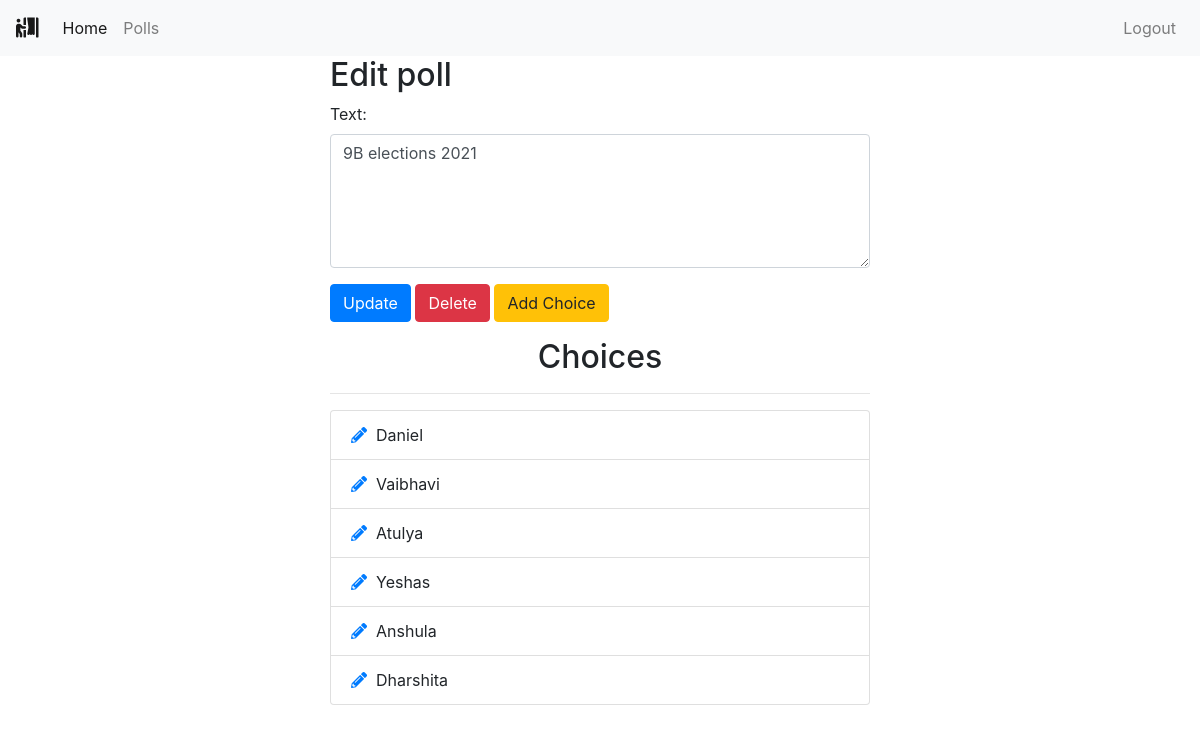
The app's page /polls/edit/13/ (signed in) with its own data.
### polls/models.py (models this page shows, shortened)
class Poll(models.Model):
    owner = models.ForeignKey(User, on_delete=models.CASCADE)
    text = models.TextField()
    pub_date = models.DateTimeField(default=timezone.now)
    active = models.BooleanField(default=True)

class Choice(models.Model):
    poll = models.ForeignKey(Poll, on_delete=models.CASCADE)
    choice_text = models.CharField(max_length=255)

### polls/views.py (the view)
# urls.py: path('edit/<int:poll_id>/', views.polls_edit, name='edit'),
@login_required
def polls_edit(request, poll_id):
    poll = get_object_or_404(Poll, pk=poll_id)
    if request.user != poll.owner:
        return redirect('home')
    if request.method == 'POST':
        form = EditPollForm(request.POST, instance=poll)
        if form.is_valid:
            form.save()
            messages.success(request, "Poll Updated successfully.",
                             extra_tags='alert alert-success alert-dismissible fade show')
            return redirect("polls:list")
    else:
        form = EditPollForm(instance=poll)
    return render(request, "polls/poll_edit.html", {'form': form, 'poll': poll})

### polls/forms.py
class EditPollForm(forms.ModelForm):
    class Meta:
        model = Poll
        fields = ['text', ]
        widgets = {
            'text': forms.Textarea(attrs={'class': 'form-control', 'rows': 5, 'cols': 20}),
        }

### polls/templates/polls/poll_edit.html (shortened to what this page needs)
{% extends 'base.html' %}
{% block content %}
<div class="container">
    <div class="row center">
        <div class="col-md-6 offset-md-3">
            <h2>Edit poll</h2>
            <form action="" method="POST">
                {% for field in form %}
                <div class="form-group">
                    {{ field.label_tag }}
                    {{ field }}
                </div>
                {% endfor %}
                <button type="submit" class="btn btn-primary">Update</button>
                <a class="btn btn-danger" href="{% url 'polls:delete_poll' poll.id %}" role="button" onclick="return confirm('Are you sure?')">Delete</a>
                <a class="btn btn-warning" href="{% url 'polls:add_choice' poll.id %}" role="button">Add Choice</a>
            </form>
            <div class="choices">
                <h2 class="text-center mt-3">Choices</h2>
                <hr>
                <ul class="list-group">
                    {% for choice in poll.choice_set.all %}
                    <li class="list-group-item"><a href="{% url 'polls:choice_edit' choice.id %}"><i class="fas fa-pencil-alt"></i></a>&nbsp
                        {{ choice.choice_text }}</li>
                    {% endfor %}
                </ul>
            </div>
        </div>
    </div>
</div>
{% endblock %}

### records on screen
Poll: form "9B elections 2021"
Choice: choice_text "Daniel"
Choice: choice_text "Vaibhavi"
Choice: choice_text "Atulya"
Choice: choice_text "Yeshas"
Choice: choice_text "Anshula"
Choice: choice_text "Dharshita"

### other values on screen
{{ field.label_tag }} "Text:"
